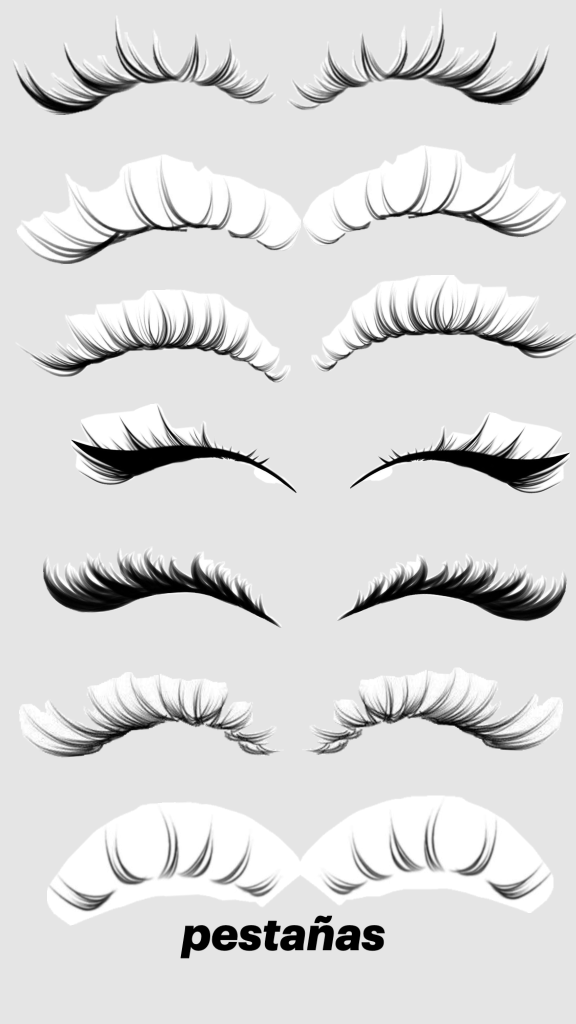
#> input picture docs/unity-ar/glam2-refs/속눈썹 샘플/다운로드.png, 1152 x 2048 px (shown at 1/2 size)
$ python lash_extract.py
#> lines starting #> are read from the running program, lines starting #| are printed output that depends on the picture; after the words box and inside, x2 and y2 are one past the last pixel; in counts of white or black regions, pixels touching at a corner belong together
#!/usr/bin/env python3
"""글램 2.0 속눈썹 추출기 — 비파괴 원칙 + 뿌리 펴기 + 기계 검증 내장.

세션에서 반복된 실수를 코드가 잡는다:
  · 상하반전 누락(2회)      → 방향 검사(뿌리 질량이 아래쪽인지)
  · 뿌리 아치 잔존           → 뿌리 곡선 피팅 + 수직 시프트 펴기(각도 보존)
  · 이중 불투명화            → 불투명화는 여기서 정확히 1회만
  · 종횡비 유실              → 사이드카 JSON에 기록 + 배수 제안
  · 털 잘림                  → 가장자리 잉크 검사
검사 실패 시 결과물을 내보내지 않는다(경고가 아니라 차단).

사용:
  python3 lash_extract.py fit      # 뿌리 곡선 피팅 → 육안 게이트 오버레이만 저장
  python3 lash_extract.py apply    # (게이트 승인 후) 펴기+추출+검증 → PNG/JSON 산출
산출: out/ 아래. Unity 반영은 별도 복사(사람 확인 후).
"""
import json
import sys
from pathlib import Path

import numpy as np
from PIL import Image

REPO = Path(__file__).resolve().parents[2]
REFS = REPO / "docs/unity-ar/glam2-refs"
OUT = Path(__file__).resolve().parent / "out"

# ── 소스 정의 (검증된 레시피의 크롭 박스 그대로) ──────────────────────────────
SOURCES = {
    "upper": dict(
        src=REFS / "속눈썹 샘플/다운로드.png",
        box=(565, 30, 1140, 290), flip=False, gap_frac=0.0,
        ann_dx=25,   # x0 590→565 잘림 방지(검증기 적발). 주석은 옛 박스 기준 → +25px 이동
        tail_refit=0.55, pen_extend=True,  # 꼬리: 펜 끝(67%)부터 32° 연장(승인 초록선 0723)
        rot_scale=0.9,                     # 꼬리 세움 배율 — v14 100%는 과교정(솟구침)
        tail_align=True, front_shift=0.0,  # 우측 성긴 여백 크롭만. 통째 이동은 렌더러 슬라이드가 담당(텍스처 이동은 종횡비 축소 부작용)
        strand_trim=[(3, 0.7)],            # 눈꼬리에서 3번째 가닥 -30%(사용자 0723, 가위질)
        tip_trim={"tail": (0.4, 0.7), "front": (0.12, 0.75)},  # 기둥 테이퍼 대체(휨 방지)
        min_cover=0.45),                   # 꼬리 연장 구간 제외 후 재측정 기준
    "lower": dict(
        src=REFS / "속눈썹 샘플/1a9bec9d78817015ce809bdc9b3d63a6.jpg",
        box=(5, 380, 1194, 1040), flip=True, gap_frac=0.40,
        tail_refit=0.70,   # 꼬리(바깥 30%): 뿌리선을 승인 초록선(42° 직선 연장)으로 교정
        strand_trim=[(1, 0.6)],  # 바깥 끝 가닥 -40%(사용자 0723) — 렌더러 테이퍼 대체(휨 방지)
        min_cover=0.40),   # 성긴 스파이크 도안 — 뿌리줄 간격이 넓어 커버 하한 완화
}
SUPER = 4          # 초해상 배수(안티앨리어스 보존)
ALPHA_FLOOR = 0.04
OPACIFY_LO, OPACIFY_HI = 0.14, 0.44  # (a-lo)/(hi-lo) — 여기서 1회만. 셰이더는 중립(0/1) 유지!
TARGET_W = 512


def load_alpha(cfg):
    """크롭 → 초해상 → 절대밝기 알파((bg-g)/(bg-ink)). 비파괴: 밀도보강·늘림 없음."""
    img = Image.open(cfg["src"]).convert("L").crop(cfg["box"])
    img = img.resize((img.width * SUPER, img.height * SUPER), Image.LANCZOS)
    g = np.asarray(img, dtype=np.float32)
    bg = np.percentile(g, 90)
    ink = np.percentile(g, 2)
    a = np.clip((bg - g) / max(bg - ink, 20.0), 0.0, 1.0)
    a[a < ALPHA_FLOOR] = 0.0
    if cfg["flip"]:
        a = a[::-1, :]  # 규약: 뿌리=텍스처 아랫줄(v0) — 아래 속눈썹 원본은 위가 뿌리
    return a


def fit_root_curve(a, q=0.95, deg=3):
    """열별 '가장 아래 잉크 y'를 모아 2차 곡선 피팅 — 뿌리 라인 추정.

    털 끝이 아래로 삐치는 노이즈를 피하려고 열별 하위 잉크 위치의 분위수 기반
    로버스트 피팅(2차 다항 + 잔차 2.5σ 컷 1회 재피팅)을 쓴다.
    """
    h, w = a.shape
    xs, ys = [], []
    for x in range(w):
        col = np.where(a[:, x] > 0.25)[0]
        if len(col) < 3:
            continue
        xs.append(x)
        ys.append(np.quantile(col, q))  # 아래쪽 잉크(뿌리 근처)
    xs = np.asarray(xs, dtype=np.float32)
    ys = np.asarray(ys, dtype=np.float32)
    if len(xs) < 20:
        raise SystemExit("FAIL: 뿌리 후보 픽셀 부족 — 크롭 박스/알파 임계 확인")
    for _ in range(2):
        c = np.polyfit(xs, ys, deg)
        r = ys - np.polyval(c, xs)
        keep = np.abs(r - r.mean()) < 2.5 * max(r.std(), 1e-3)
        xs, ys = xs[keep], ys[keep]
    return c, (xs, ys)


def save_fit_overlay(name, cfg, a, curve):
    """육안 게이트 산출물 — 원본 크롭 위에 피팅 곡선(빨강)·뿌리 후보(노랑) 표시."""
    h, w = a.shape
    rgb = np.stack([255 - a * 255] * 3, axis=-1).astype(np.uint8)
    xs = np.arange(w)
    ys = np.clip(np.polyval(curve, xs).astype(int), 0, h - 1)
    for dx in (-1, 0, 1):
        rgb[np.clip(ys + dx, 0, h - 1), xs] = [255, 40, 40]
    OUT.mkdir(parents=True, exist_ok=True)
    p = OUT / f"gate-rootfit-{name}.png"
    Image.fromarray(rgb).resize((w // SUPER, h // SUPER), Image.LANCZOS).save(p)
    print(f"  게이트 오버레이 저장: {p}")


# [365 lines left out: functions load_user_rootline, tail_extend_pen, tail_band_refit, hybrid_flatten, unroll, straighten and 3 more, not called in this run]


def main():
    mode = sys.argv[1] if len(sys.argv) > 1 else "fit"
    for name, cfg in SOURCES.items():
        print(f"[{name}] {cfg['src'].name}")
        a = load_alpha(cfg)
#> in load_alpha, `img = Image.open(cfg["src"]).convert("L").crop(cfg["box"])`:
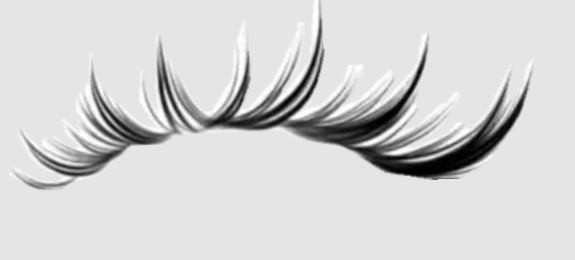
#> img: PIL image 575x260 L; min 0, max 255, mean 212
#> in load_alpha, `bg = np.percentile(g, 90)`: bg = 229
#> in load_alpha, `ink = np.percentile(g, 2)`: ink = 29
#> in load_alpha, `a = np.clip((bg - g) / max(bg - ink, 20.0), 0.0, 1.0)`:
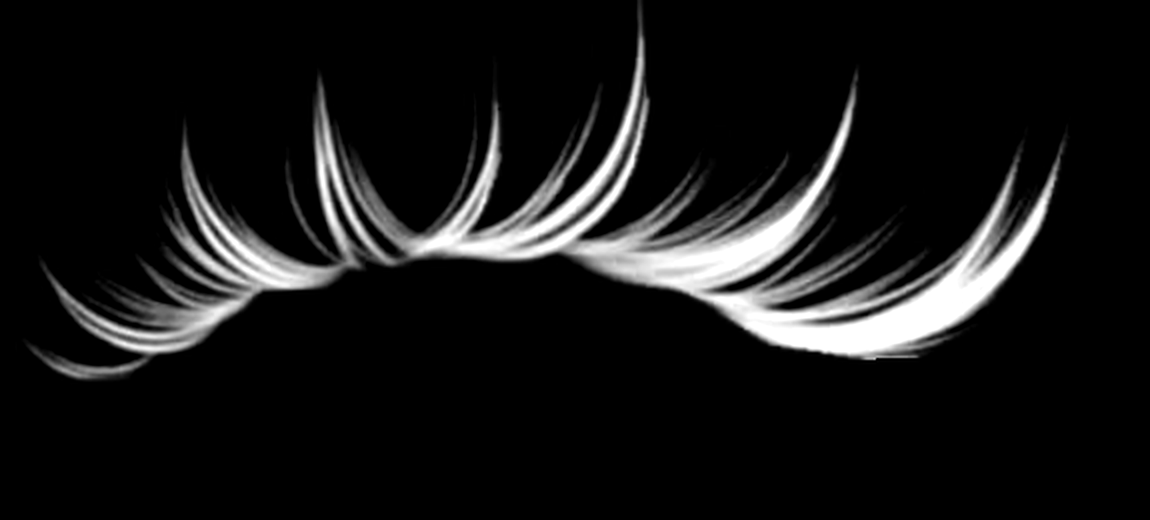
#> a: shape (1040, 2300) float32 (shown at 1/2 size); min 0, max 1, mean 0.0868
#> in load_alpha, `a[a < ALPHA_FLOOR] = 0.0`: a: shape (1040, 2300) float32; 1.34% of pixels changed, all inside (x1, y1, x2, y2) = (30, 0, 2142, 769)
        curve, _ = fit_root_curve(a)
#> after the loop in fit_root_curve, `for x in range(w):`: xs = 2041 values from 80 to 2123; ys = 2041 values, max 753.7 at index 87, min 300.8 at index 2040, mean 604.4
#> the loop in fit_root_curve, `for _ in range(2):` made 2 passes
#> c on passes 1 to 2: [-3.82e-07, 0.00139, -1.46, 994.5], [-3.79e-07, 0.00141, -1.51, 1021]
#> after the loop in fit_root_curve, `for _ in range(2):`: xs = 1953 values from 130 to 2082; ys = 1953 values, max 753.7 at index 40, min 449.6 at index 1952, mean 606
#> curve = [-3.79e-07, 0.00141, -1.51, 1021]
        if mode == "apply":
            user = load_user_rootline(name, a, curve, cfg.get("ann_dx", 0))
            root_y = user if user is not None else np.polyval(curve, np.arange(a.shape[1]))
            if cfg.get("pen_extend"):
                root_y = tail_extend_pen(a, root_y)      # 위: 펜 끝부터 32° 연장
            elif cfg.get("tail_refit"):
                root_y = tail_band_refit(a, root_y, cfg["tail_refit"])  # 아래: 70%부터 42°
            if cfg.get("tail_refit"):
                # 꼬리 국소 회전(승인 0723) — 중앙은 shift와 동일, 꼬리만 밴드와 함께 회전
                flat, root_row = hybrid_flatten(
                    a, root_y, cfg["tail_refit"], cfg.get("rot_scale", 1.0))
            else:
                # 전면 언롤은 기각(사용자 0723) → shift 유지
                flat, root_row = straighten(a, root_y)
            finalize(name, cfg, flat, root_row)
        else:
            save_fit_overlay(name, cfg, a, curve)
#> in save_fit_overlay, `rgb = np.stack([255 - a * 255] * 3, axis=-1).astype(np.uint8)`:
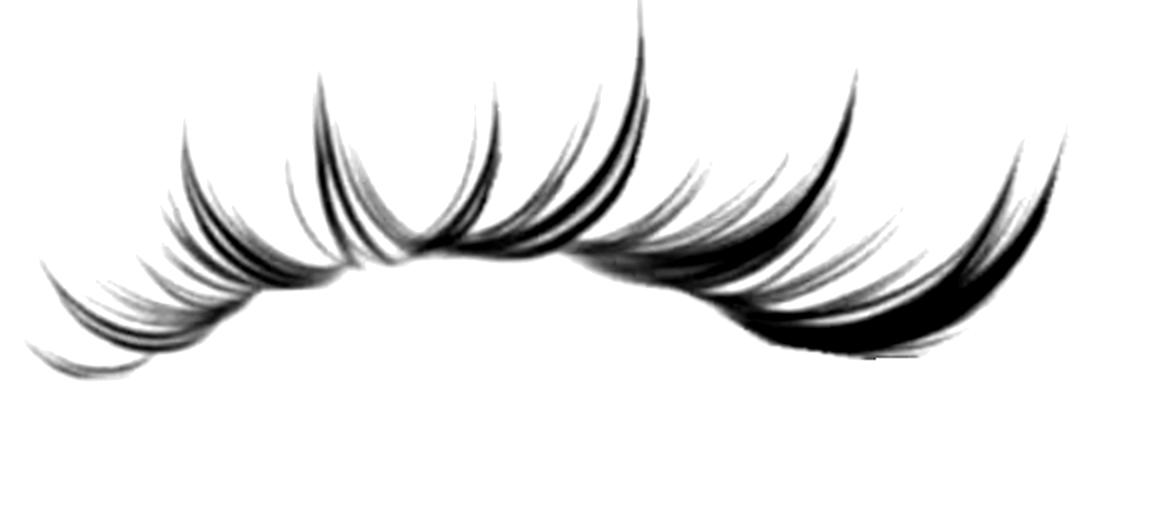
#> rgb: shape (1040, 2300, 3) (shown at 1/2 size); min 0, max 255, mean 232.9
#> in save_fit_overlay, `xs = np.arange(w)`: xs = 2300 values from 0 to 2299
#> in save_fit_overlay, `ys = np.clip(np.polyval(curve, xs).astype(int), 0, h - 1)`: ys = 2300 values, max 1020 at index 0, min 376 at index 2299, mean 609.2
#> after the loop in save_fit_overlay, `for dx in (-1, 0, 1):`:
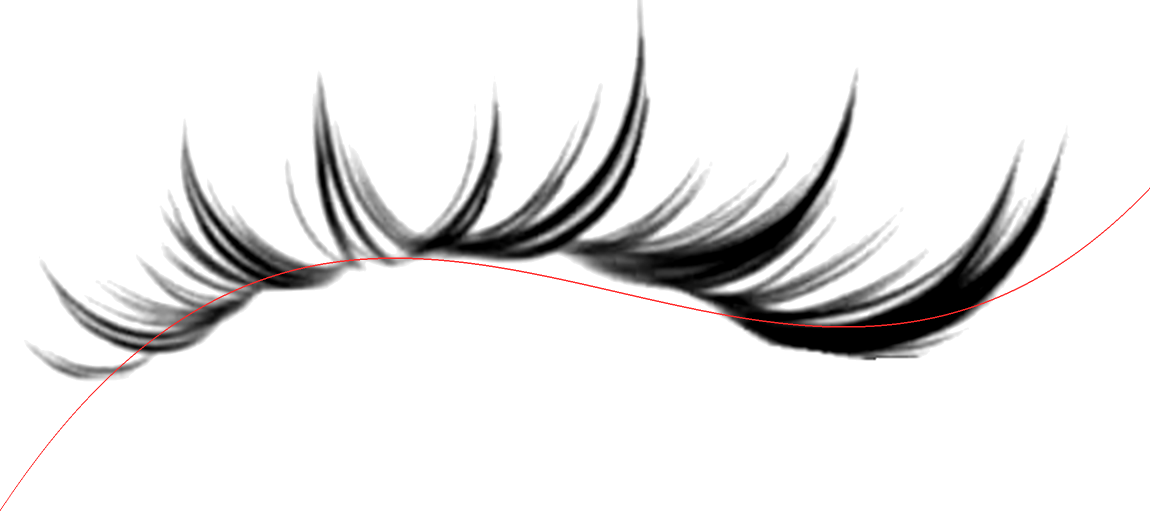
#> rgb: shape (1040, 2300, 3) (shown at 1/2 size); 0.29% of pixels changed, all inside (x1, y1, x2, y2) = (0, 375, 2300, 1022); drawn as R, G, B
#> in save_fit_overlay, `Image.fromarray(rgb).resize((w // SUPER, h // SUPER), Image.LANCZOS).s..`:
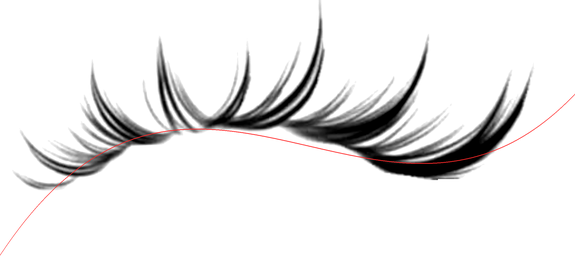
#> saved as gate-rootfit-upper.png: PIL image 575x260 RGB; mean R, G, B 233.1, 232.4, 232.4
#> pass 2 of the loop in main, `for name, cfg in SOURCES.items():`:
#| [lower] 1a9bec9d78817015ce809bdc9b3d63a6.jpg
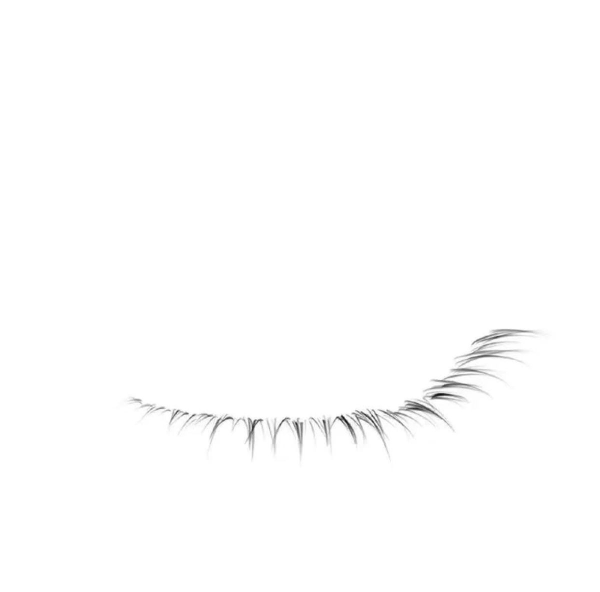
#> input picture docs/unity-ar/glam2-refs/속눈썹 샘플/1a9bec9d78817015ce809bdc9b3d63a6.jpg, 1199 x 1183 px (shown at 1/2 size)
#> g: shape (2640, 4756) float32
#> bg = 255
#> ink = 220
#> in load_alpha (call 2), `a = a[::-1, :]`:
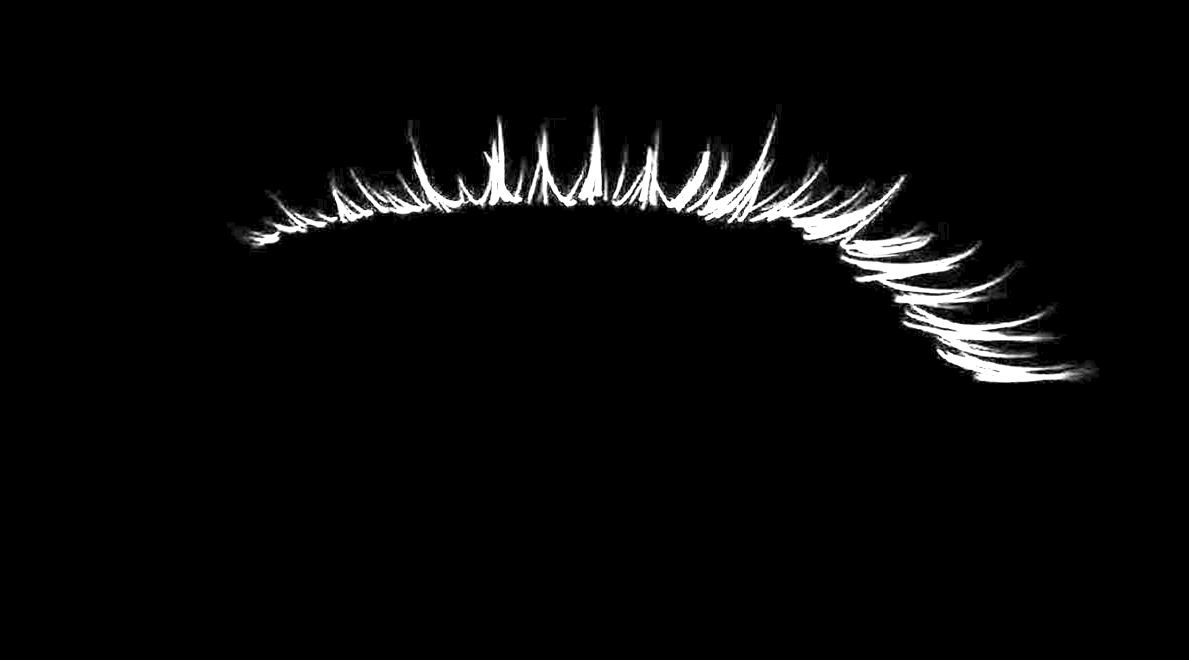
#> a: shape (2640, 4756) float32 (shown at 1/4 size); min 0, max 1, mean 0.0316
#> the loop in fit_root_curve (call 2), `for _ in range(2):` made 2 passes
#> c on passes 1 to 2: [-2.2e-09, 0.000199, -0.808, 1623.2], [8.18e-09, 0.000123, -0.641, 1511]
#> curve = [8.18e-09, 0.000123, -0.641, 1511]
#> in save_fit_overlay (call 2), `xs = np.arange(w)`: xs = 4756 values from 0 to 4755
#> in save_fit_overlay (call 2), `ys = np.clip(np.polyval(curve, xs).astype(int), 0, h - 1)`: ys = 4756 values, max 2133 at index 4755, min 784 at index 2090, mean 1136.7
#> in save_fit_overlay (call 2), `Image.fromarray(rgb).resize((w // SUPER, h // SUPER), Image.LANCZOS).s..`:
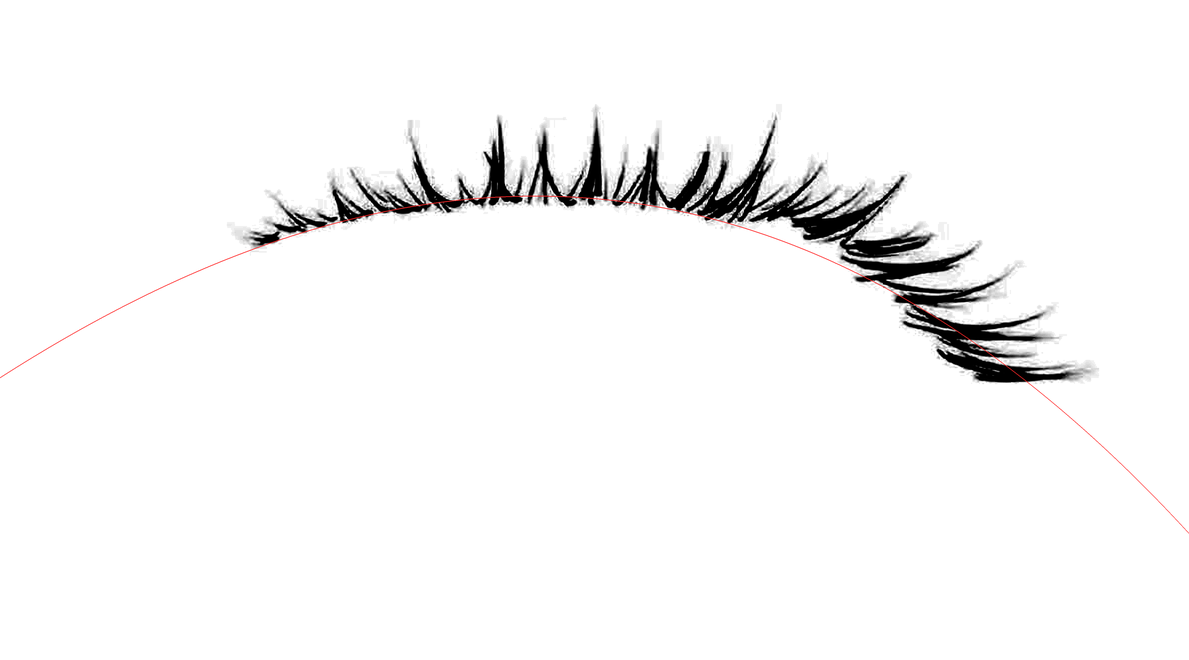
#> saved as gate-rootfit-lower.png: PIL image 1189x660 RGB; mean R, G, B 247, 246.8, 246.8
    if mode != "apply":
        print("→ 오버레이 육안 승인 후 `apply`로 실행.")


if __name__ == "__main__":
    main()
